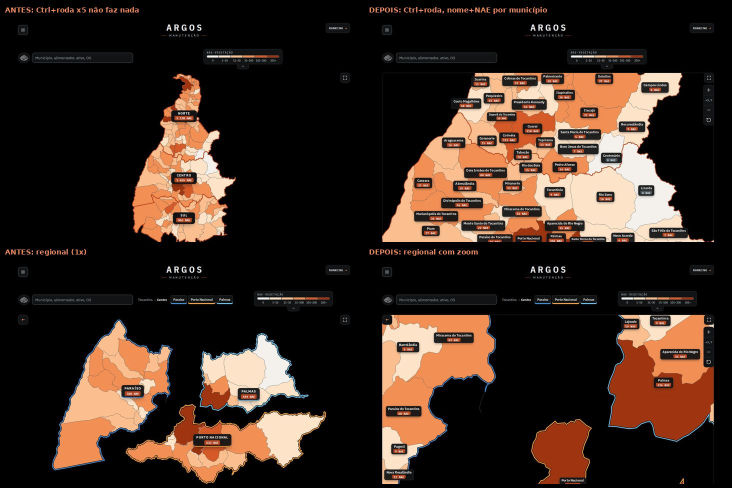
#> input picture melhorias-noite/rodada-2/tema-2-mapa-zoom/prints/z-antes-depois-desk.jpg, 1464 x 976 px, given in place of z-depois-desk-1-aviso.jpg, which was not available (shown at 1/2 size)
$ python folha-contato.py
#> lines starting #> are read from the running program, lines starting #| are printed output that depends on the picture
# monta as folhas de contato (z-sequencia-desk.jpg, z-sequencia-mob.jpg, z-antes-depois-*.jpg) a partir dos prints (uso: python3 folha-contato.py)
from PIL import Image, ImageDraw, ImageFont
P = 'prints/'
def folha(nomes, saida, cols, tw, th, rotulos):
#> called with saida = 'z-sequencia-desk', cols = 3, tw = 480, th = 300
    rows = (len(nomes) + cols - 1) // cols; pad = 8; lh = 26
    im = Image.new('RGB', (cols * tw + (cols + 1) * pad, rows * (th + lh + pad) + pad), (0, 0, 0)); d = ImageDraw.Draw(im)
#> after `im = Image.new('RGB', (cols * tw + (cols + 1) * pad, rows * (th + lh +`: im: PIL image 1472x676 RGB; every value is 0
    try: f = ImageFont.truetype('/usr/share/fonts/truetype/dejavu/DejaVuSans-Bold.ttf', 14)
    except Exception: f = ImageFont.load_default()
    for i, (n, l) in enumerate(zip(nomes, rotulos)):
        r, c = divmod(i, cols); x = pad + c * (tw + pad); y = pad + r * (th + lh + pad)
        d.text((x + 2, y + 4), l, fill=(240, 138, 93), font=f)
        im.paste(Image.open(P + n + '.jpg').convert('RGB').resize((tw, th), Image.LANCZOS), (x, y + lh))
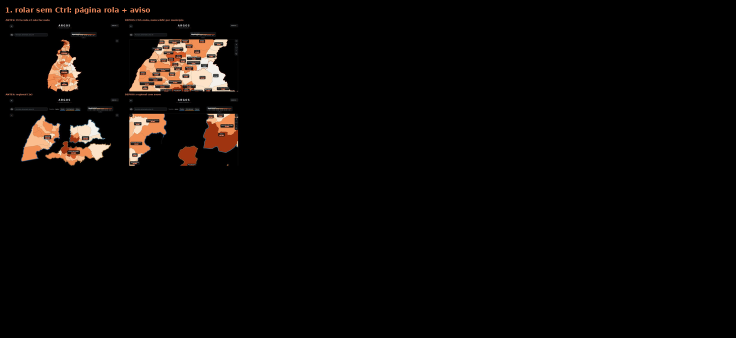
#> im: PIL image 1472x676 RGB (shown at 1/2 size); mean R, G, B 8.6, 6.1, 4.7
#> pass 2 of the loop in folha, `for i, (n, l) in enumerate(zip(nomes, rotulos)):`:
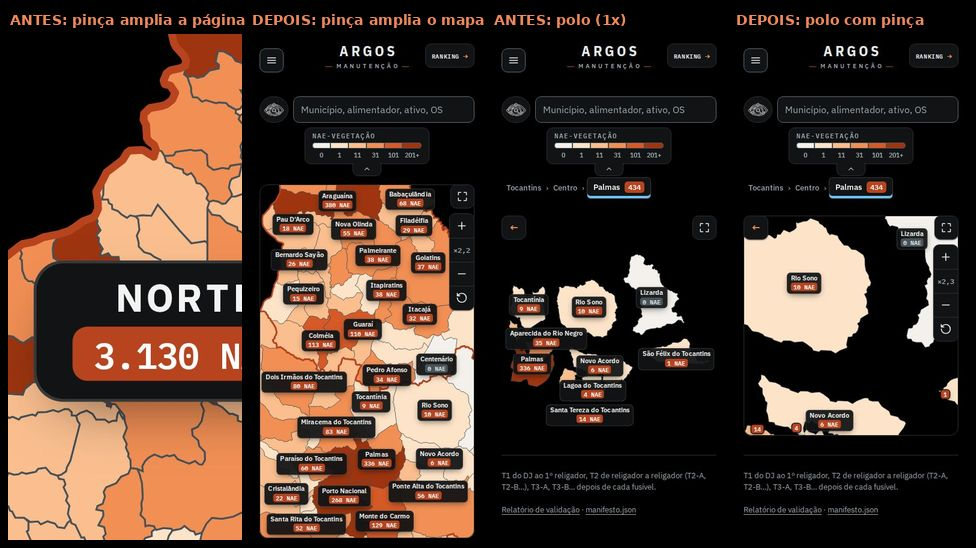
#> input picture melhorias-noite/rodada-2/tema-2-mapa-zoom/prints/z-antes-depois-mob.jpg, 976 x 548 px, given in place of z-depois-desk-2-estado-1x7.jpg, which was not available
#> in folha, `im.paste(Image.open(P + n + '.jpg').convert('RGB').resize((tw, th), Im..`:
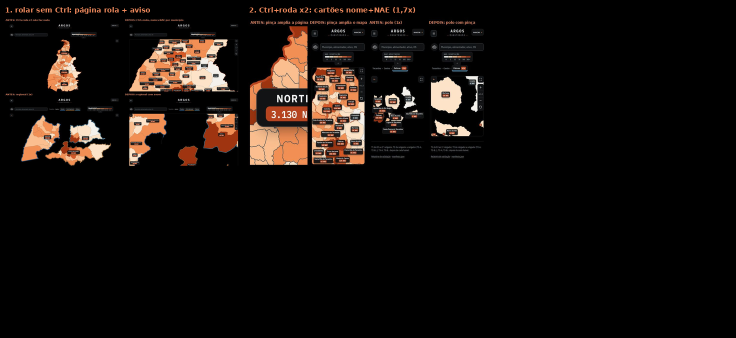
#> im: PIL image 1472x676 RGB (shown at 1/2 size); mean R, G, B 19.3, 14, 11
    im.save(P + saida + '.jpg', 'JPEG', quality=80)
#> (the run stopped early here; a loop or call above may not have finished)
